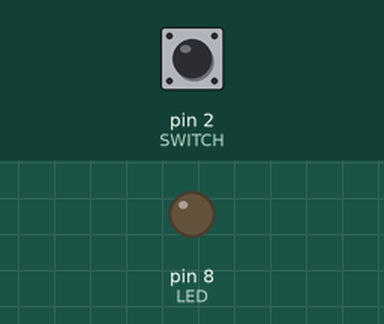
Bench run of a sketch on a simulated Arduino Uno, built with avr-gcc and run on an emulated ATmega328P. Shown: output pins drawn as LEDs (lit = HIGH). The test bench sets the inputs (shaded band); at power-on: pin 2 (SWITCH) HIGH.

Above: at 1.2 s.
1.3 s: pin 2 (SWITCH) pulled LOW for 0.15 s
At 1.7 s:
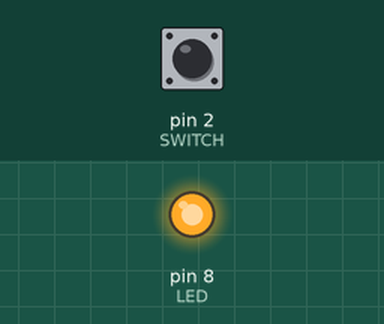
2.9 s: pin 2 (SWITCH) pulled LOW for 1 s
At 4.1 s:
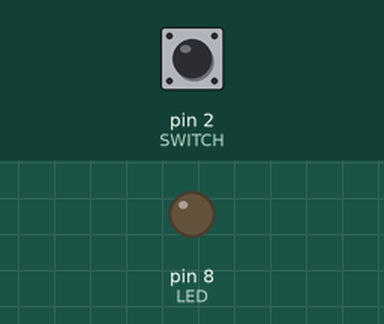
5.4 s: pin 2 (SWITCH) pulled LOW for 3.2 s
At 6.0 s:
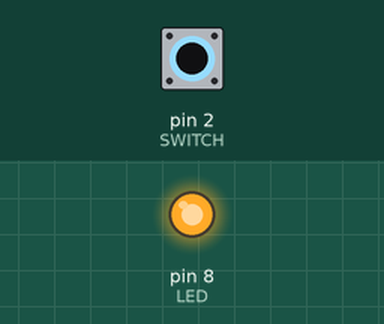
Timing chart, 0 to 8.4 s (numbered marks = the images above; inputs shaded):
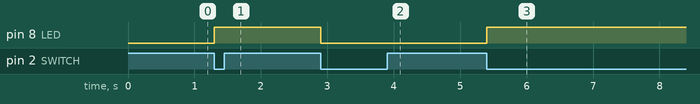

The sketch:

Experiment_5_Toggle_LED.ino
```cpp
// (licence header left out)
const int SWITCH = 2; // Define switch as pin 2
const int LED = 8; // Define LED as pin 8

// variables will change:
boolean previousButton = HIGH; // Variable containing the previous button state
boolean currentButton = HIGH; // Variable containing the current button state
boolean ledOn = false;  // The present state of the LED (on or off)

void setup()
{
  pinMode (SWITCH, INPUT);  // Set the pin 2 as input
  pinMode (LED, OUTPUT);  // Set the pin 8 as output
}

void loop()

{
  currentButton = digitalRead(SWITCH); // Read the switch state
  if (previousButton == HIGH && currentButton == LOW)  // Detect a button press
  {
    ledOn = !ledOn;  // Toggle the LED state on > off and off > on
  }
  previousButton = currentButton;  // Reset button value
  digitalWrite(LED, ledOn);  // Change the LED state
}
```

Measured:
- after the input at 1.3 s, pin 8 (LED): LOW → HIGH at once
- after the input at 2.9 s, pin 8 (LED): HIGH → LOW at once
- after the input at 5.4 s, pin 8 (LED): LOW → HIGH at once
